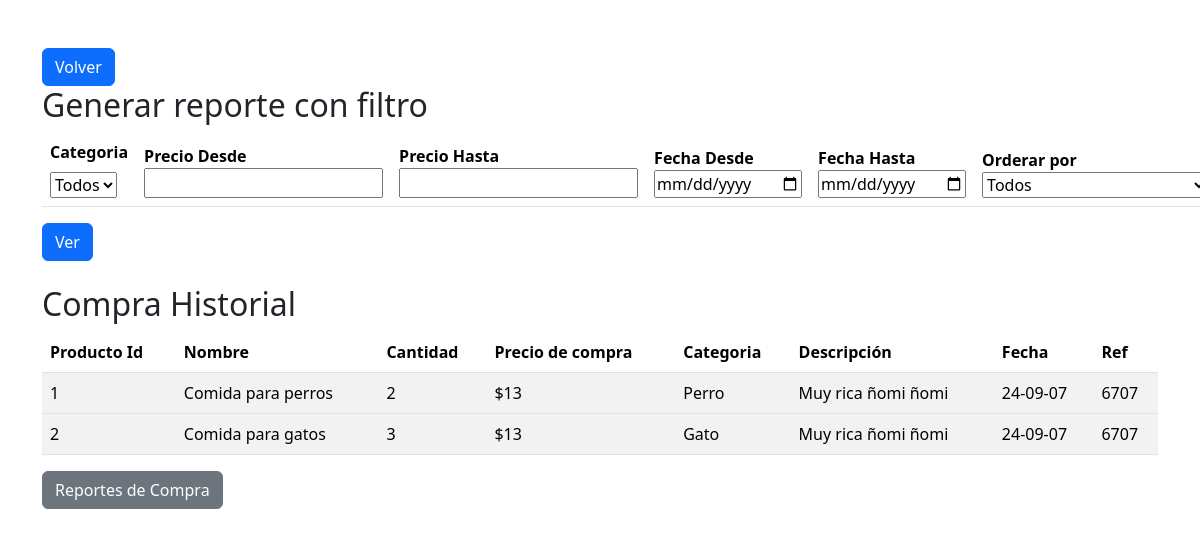
/controlador/HistorialCompraUsuario.php (signed in), run on an earlier commit of the app's database.
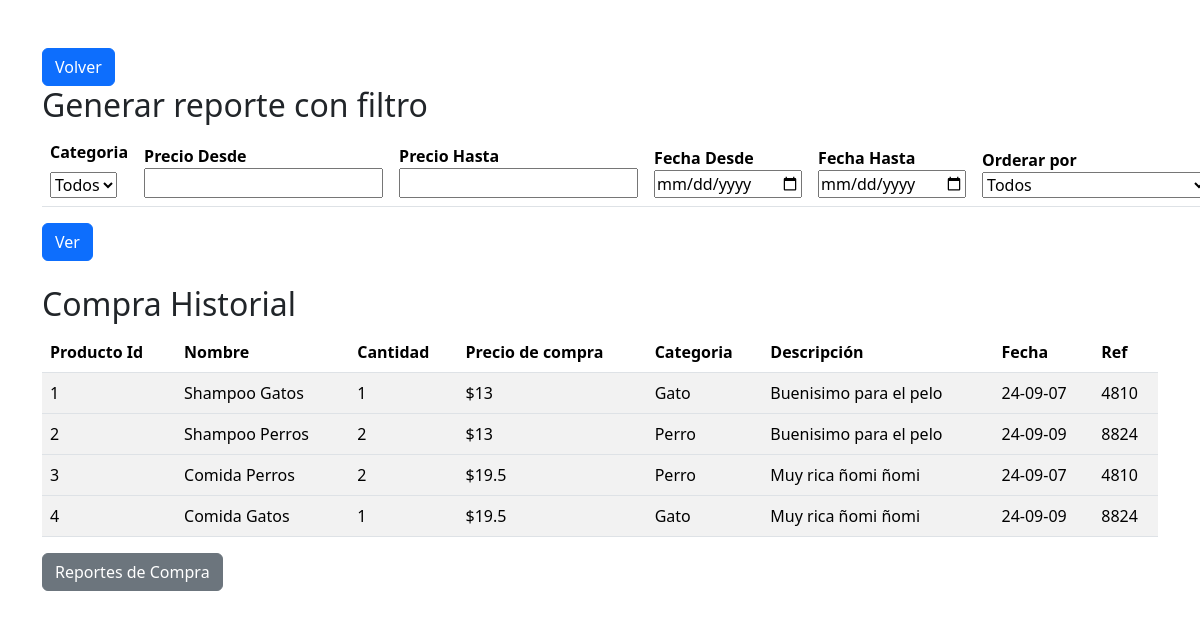
And on a later commit of the database.
### tables this page shows
CREATE TABLE `detalles_factura` (
  `Factura_Id` int NOT NULL,
  `Producto_Id` int NOT NULL,
  `Cantidad_producto` int NOT NULL,
  `Precio_unitario` double(10,2) NOT NULL
);

CREATE TABLE `producto` (
  `IdProducto` int NOT NULL,
  `Categoria_id` int NOT NULL,
  `Nombre_producto` varchar(20) NOT NULL,
  `Descripcion` varchar(50) NOT NULL,
  `Imagen` varchar(250) NOT NULL,
  `Status` tinyint(1) NOT NULL
);

CREATE TABLE `categoria` (
  `idCategoria` int NOT NULL,
  `Nombre_categoria` varchar(20) NOT NULL
);

CREATE TABLE `factura` (
  `IdFactura` int NOT NULL,
  `Usuario_cedula` int NOT NULL,
  `Fecha` timestamp NOT NULL DEFAULT CURRENT_TIMESTAMP,
  `Referencia` int NOT NULL
);

### controlador/HistorialCompraUsuario.php (called while the page is built, shortened)
<?php
    require_once("../vista/usuario/HistorialCompra.php");

### vista/usuario/HistorialCompra.php (the view, shortened to what this page needs)
<!DOCTYPE html>
<html lang="en">
<head>
    <link rel="stylesheet" href="../estilos/bootstrap.min.css">
</head>
<?php
    $conexion=Conexion::conexion();
    $usuario=$_SESSION['usuario'];
?>
<body>
    <div class="container mt-5">
        <div class="row">
            <div class="col">
                <a href="../vista/usuario/perfil.php" class="btn btn-primary">Volver</a>
            </div>
        </div>
        <h2>Generar reporte con filtro</h2>
        <div class="row">
            <div class="col">
               <form action="" method="POST">
                <table class="table">
                        <thead>
                            <tr>
                                <th>
                                    Categoria
                                    <select name="BuscarCategoria" id="" class="form-conytol mt-2">
                                            <option value="">Todos</option>
                                    </select>
                                </th>
                                <th>Precio Desde
                                    <input type="text" name="PrecioDesde" id="">
                                </th>
                                <th>Precio Hasta
                                <input type="text" name="PrecioHasta" id="">
                                </th>
                                <th>Fecha Desde
                                <input type="date" name="FechaDesde" id="">
                                </th>
                                <th>Fecha Hasta
                                <input type="date" name="FechaHasta" id="">
                                </th>
                                <th>Orderar por
                                <select name="order" id="">
                                        <option value="">Todos</option>
                                    </select>
                                </th>
                            </tr>
                        </thead>
                    </table>
                    <input type="submit" class="btn btn-primary" value="Ver">
                    <?php
                    if($_POST['BuscarCategoria']=="" && $_POST['PrecioDesde']=="" && $_POST['PrecioHasta']=="" && $_POST['FechaDesde']=="" && $_POST['FechaHasta']=="" && $_POST['order']==""){
                        $instruccion = ("SELECT * FROM Detalles_factura
                           INNER JOIN Factura ON detalles_factura.Factura_id= factura.IdFactura
                           INNER JOIN Producto ON detalles_factura.Producto_id= producto.IdProducto
                           INNER JOIN Categoria ON producto.Categoria_id= categoria.IdCategoria
                           WHERE Factura.Usuario_cedula=$usuario
                           ORDER BY Producto.IdProducto" );
                    }
                    $resultado=$conexion->prepare($instruccion);
                    $resultado->execute(array());
                    while($fila=$resultado->fetch(PDO::FETCH_ASSOC)){
                        $datos[]=$fila;
                    }
                    ?>
               </form>
            </div>
        </div>
        <div class="row mt-4">
            <div class="col">
                <h2>Compra Historial</h2>
                <table class="table table-striped">
                    <thead>
                        <tr>
                            <th>Producto Id</th>
                            <th>Nombre</th>
                            <th>Cantidad</th>
                            <th>Precio de compra</th>
                            <th>Categoria</th>
                            <th>Descripción</th>
                            <th>Fecha</th>
                            <th>Ref</th>
                        </tr>
                    </thead>
                    <?php
                        if(isset($datos)){foreach ($datos as $producto_compra ) : ?>
                    <?php  $fecha=date("y-m-d",strtotime($producto_compra['Fecha'])); ?>
                        <tbody>
                            <tr>
                                <td><?php echo $producto_compra['IdProducto'] ?></td>
                                <td><?php echo $producto_compra['Nombre_producto'] ?></td>
                                <td><?php echo $producto_compra['Cantidad_producto'] ?></td>
                                <td><?php echo "$". $producto_compra['Precio_unitario'] ?></td>
                                <td><?php echo $producto_compra['Nombre_categoria'] ?></td>
                                <td><?php echo $producto_compra['Descripcion'] ?></td>
                                <td><?php echo $fecha ?></td>
                                <td><?php echo $producto_compra['Referencia'] ?></td>
                            </tr>
                        </tbody>
                    <?php endforeach;}else{
                        echo "No hay registros con esas especificaciones";
                    } ?>
                </table>
                <a href="../vista/usuario/ReportesCompraUsuario.php?instruccion=<?php echo $instruccion?>" class="btn btn-secondary">Reportes de Compra</a>
            </div>
        </div>
</body>
</html>

What changed in the data, as far as the page shows it:
changed detalles_factura "1": Producto_Id.Nombre_producto "Comida para perros" → "Shampoo Gatos"; Cantidad_producto "2" → "1"; categoria.Nombre_categoria "Perro" → "Gato"; Producto_Id.Descripcion "Muy rica ñomi ñomi" → "Buenisimo para el pelo"; Factura_Id.Referencia "6707" → "4810"
changed detalles_factura "2": Producto_Id.Nombre_producto "Comida para gatos" → "Shampoo Perros"; Cantidad_producto "3" → "2"; categoria.Nombre_categoria "Gato" → "Perro"; Producto_Id.Descripcion "Muy rica ñomi ñomi" → "Buenisimo para el pelo"; Factura_Id.Fecha "24-09-07" → "24-09-09"; Factura_Id.Referencia "6707" → "8824"
added detalles_factura: Producto_Id.IdProducto "3", Producto_Id.Nombre_producto "Comida Perros", Cantidad_producto "2", Precio_unitario "19.5", categoria.Nombre_categoria "Perro", Producto_Id.Descripcion "Muy rica ñomi ñomi", Factura_Id.Fecha "24-09-07", Factura_Id.Referencia "4810"
added detalles_factura: Producto_Id.IdProducto "4", Producto_Id.Nombre_producto "Comida Gatos", Cantidad_producto "1", Precio_unitario "19.5", categoria.Nombre_categoria "Gato", Producto_Id.Descripcion "Muy rica ñomi ñomi", Factura_Id.Fecha "24-09-09", Factura_Id.Referencia "8824"
